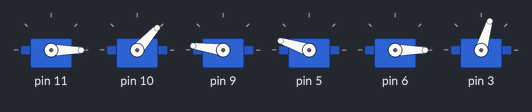
A sketch run on a simulated Arduino Uno, built with avr-gcc and run on an emulated ATmega328P. Parts: 6 × servo.

Above: at 6.17 s.
At 7.08 s:
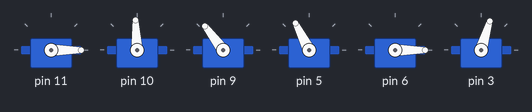
At 7.99 s:
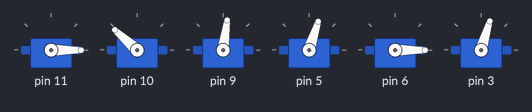
At 8.9 s:
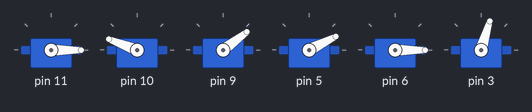
At 9.7 s:
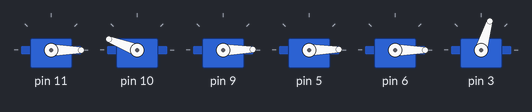
Timing chart, 0 to 11.2 s (numbered marks = the images above):
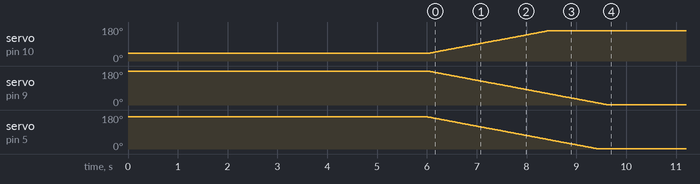

Measured:
- by itself, servo on pin 10: moves from 40° to 159° over 2.4 s
- by itself, servo on pin 9: moves from 180° to 1° over 3.6 s
- by itself, servo on pin 5: moves from 170° to 1° over 3.4 s

The sketch:

simple_move.ino
```cpp
#include <Braccio.h>
#include <Servo.h>

Servo base;
Servo shoulder;
Servo elbow;
Servo wrist_rot;
Servo wrist_ver;
Servo gripper;

void setup() {
  //Initialization functions and set up the initial position for Braccio
  //All the servo motors will be positioned in the "safety" position:
  //Base (M1):90 degrees
  //Shoulder (M2): 45 degrees
  //Elbow (M3): 180 degrees
  //Wrist vertical (M4): 180 degrees
  //Wrist rotation (M5): 90 degrees
  //gripper (M6): 10 degrees
  Braccio.begin();
}

void loop() {
   /*
   Step Delay: a milliseconds delay between the movement of each servo.  Allowed values from 10 to 30 msec.
   M1=base degrees. Allowed values from 0 to 180 degrees
   M2=shoulder degrees. Allowed values from 15 to 165 degrees
   M3=elbow degrees. Allowed values from 0 to 180 degrees
   M4=wrist vertical degrees. Allowed values from 0 to 180 degrees
   M5=wrist rotation degrees. Allowed values from 0 to 180 degrees
   M6=gripper degrees. Allowed values from 10 to 73 degrees. 10: the toungue is open, 73: the gripper is closed.
  */

                       //(step delay, M1, M2, M3, M4, M5, M6);
  Braccio.ServoMovement(20,0,160,0,0,0,73);
  //Wait 1 second
  delay(1000);
}
```
